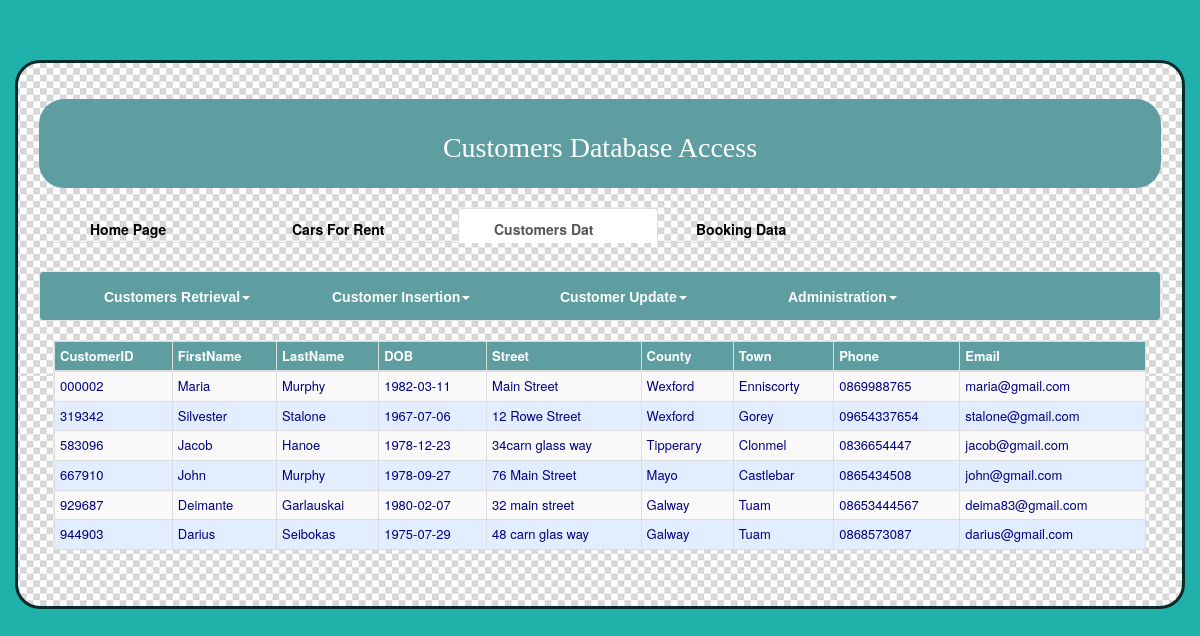
Page /customer.php (signed in) on the committed database.
### tables this page shows
CREATE TABLE IF NOT EXISTS `customer` (
  `CustomerID` char(6) NOT NULL,
  `FirstName` char(15) NOT NULL,
  `LastName` char(10) NOT NULL,
  `DOB` date DEFAULT NULL,
  `Street` varchar(30) DEFAULT NULL,
  `Town` char(15) NOT NULL,
  `County` char(15) NOT NULL,
  `Phone` char(15) DEFAULT NULL,
  `Email` char(40) NOT NULL,
  PRIMARY KEY (`CustomerID`)
);

### inc/customer.inc.php (called while the page is built, shortened)
<?php
class Customer{
	private $db;
	public function __construct($database) {
	    $this->db = $database;
	}
	public function allcustomer() {
	    $sql = "select customer.CustomerID, FirstName,  LastName, DOB, Street, County, Town, Phone, Email from customer order by CustomerID;";
        $stmt = $this->db->prepare($sql);
        $stmt->execute();
        return $stmt->fetchAll(PDO::FETCH_ASSOC);
	}
}
?>

### inc/custinit.php (called while the page is built)
<?php
require_once 'custheader.inc.php';
require_once 'database.inc.php';
require_once 'customerstore.inc.php';
require_once 'customer.inc.php';
$db  = new Database;
$customer = new customer($db);
?>

### inc/customerstore.inc.php (the view, shortened to what this page needs)
<?php
function displaycustomer($result, $edit) {
 echo '<div class="table-responsive">';
 echo '<table class="table table-striped table-hover table-bordered table-condensed"><thead><tr><th>CustomerID</th><th>FirstName</th><th>LastName</th>
 <th>DOB</th><th>Street</th><th>County</th><th>Town</th><th>Phone</th><th>Email</th></tr></thead>';
  foreach ($result as $row) {
	 echo "<tr><td>".$row['CustomerID']."</td>";
	 echo "<td>".$row['FirstName']."</td>";
     echo "<td>".$row['LastName']."</td>";
     echo "<td>".$row['DOB']."</td>";
     echo "<td>".$row['Street']."</td>";
	 echo "<td>".$row['County']."</td>";
	 echo "<td>".$row['Town']."</td>";
	 echo "<td>".$row['Phone']."</td>";
	 echo "<td>".$row['Email']."</td>";
	  }
     echo"</tr>";
   }
?>

### css/mycss2.css (style rules this page uses)
body { background-color: #20b2aa ; color: black; }
.table { border-collapse: collapse; }
.table thead th, .table td { padding: .2em; border: 1px solid #003399; }
.table thead th { font-size: small; text-align: left; color: white; background: #5f9ea0; padding: 0 .5em; }
.table td { font-size: small; background: #e2edff; color:navy }

### rows in the picture
customer: CustomerID "000002", FirstName "Maria", LastName "Murphy", DOB "1982-03-11", Street "Main Street", County "Wexford", Town "Enniscorty", Phone "0869988765", Email "maria@gmail.com"
customer: CustomerID "319342", FirstName "Silvester", LastName "Stalone", DOB "1967-07-06", Street "12 Rowe Street", County "Wexford", Town "Gorey", Phone "09654337654", Email "stalone@gmail.com"
customer: CustomerID "583096", FirstName "Jacob", LastName "Hanoe", DOB "1978-12-23", Street "34carn glass way", County "Tipperary", Town "Clonmel", Phone "0836654447", Email "jacob@gmail.com"
customer: CustomerID "667910", FirstName "John", LastName "Murphy", DOB "1978-09-27", Street "76 Main Street", County "Mayo", Town "Castlebar", Phone "0865434508", Email "john@gmail.com"
customer: CustomerID "929687", FirstName "Deimante", LastName "Garlauskai", DOB "1980-02-07", Street "32 main street", County "Galway", Town "Tuam", Phone "08653444567", Email "deima83@gmail.com"
customer: CustomerID "944903", FirstName "Darius", LastName "Seibokas", DOB "1975-07-29", Street "48 carn glas way", County "Galway", Town "Tuam", Phone "0868573087", Email "darius@gmail.com"
